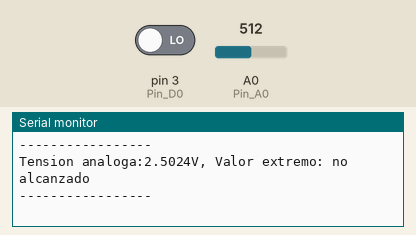
This sketch was run on a simulated Arduino Uno, built with avr-gcc and run on an emulated ATmega328P. Parts: the last lines printed to the serial monitor. The test bench sets the inputs (shaded band); at power-on: pin 3 (Pin_D0) LOW, A0 (Pin_A0) = 512.

Above: at 1.2 s.
1.3 s: pin 3 (Pin_D0) driven HIGH
3.1 s: A0 (Pin_A0) set to 716
At 3.29 s:
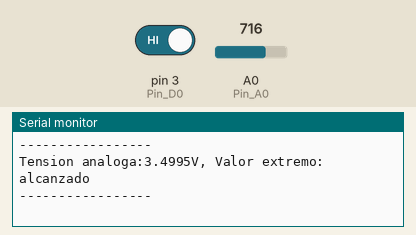
4.6 s: A0 (Pin_A0) set to 900
At 4.93 s:
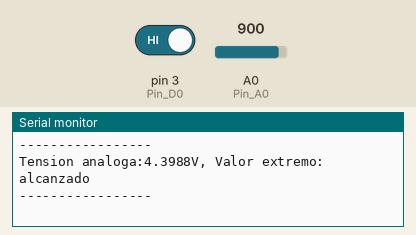
6.1 s: pin 3 (Pin_D0) driven LOW
Timing chart, 0 to 8.6 s (numbered marks = the images above; inputs shaded):
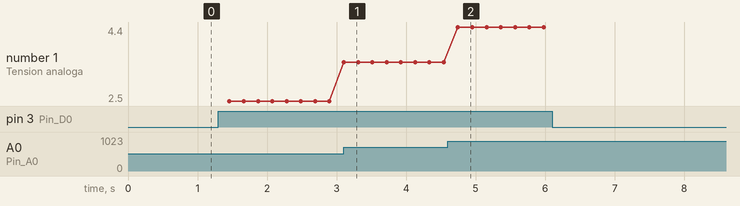

Measured:
- after the input at 3.1 s, the serial monitor: prints a new line at once (image 1)
- after the input at 4.6 s, the serial monitor: prints a new line after 0.15 s (image 2)
- plotted number 1: 2.5 → 3.5 after the input at 3.1 s, 3.5 → 4.4 after the input at 4.6 s

The sketch:

KY-038.ino
```cpp
int Pin_A0 = 0;
int Pin_D0 = 3;

void setup()
{
  pinMode(Pin_A0, INPUT);
  pinMode(Pin_D0, INPUT);
  Serial.begin(9600);
}

void loop()
{
  float Analog;
  int Digital;
  Analog = analogRead(Pin_A0) * (5.0 / 1023.0);
  Digital = digitalRead(Pin_D0);

  Serial.print("Tension analoga:");Serial.print(Analog,4);Serial.print("V, ");
  Serial.print("Valor extremo:");
  if(Digital == 1)
  {
    Serial.println(" alcanzado");
  }
  else
  {
    Serial.println(" no alcanzado");
  }
  Serial.println("-----------------");
  delay(200);
}
```
